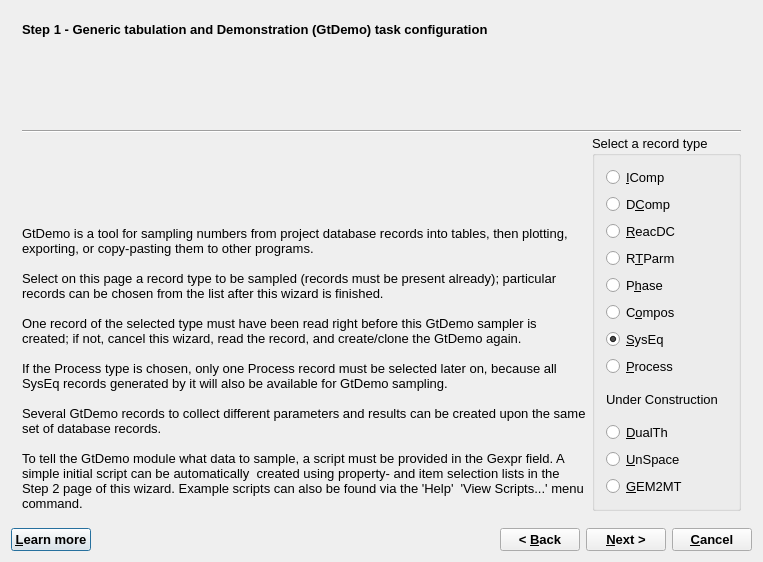
<?xml version="1.0" encoding="UTF-8"?>
<ui version="4.0">
 <class>GtDemoWizardData</class>
 <widget class="QDialog" name="GtDemoWizardData">
  <property name="windowModality">
   <enum>Qt::WindowModal</enum>
  </property>
  <property name="geometry">
   <rect>
    <x>0</x>
    <y>0</y>
    <width>763</width>
    <height>562</height>
   </rect>
  </property>
  <property name="font">
   <font>
    <pointsize>10</pointsize>
   </font>
  </property>
  <property name="windowTitle">
   <string>GEM-Selektor Proces</string>
  </property>
  <property name="modal">
   <bool>true</bool>
  </property>
  <layout class="QGridLayout" name="gridLayout_3">
   <item row="0" column="0" colspan="5">
    <widget class="QStackedWidget" name="stackedWidget">
     <property name="mouseTracking">
      <bool>false</bool>
     </property>
     <property name="acceptDrops">
      <bool>false</bool>
     </property>
     <property name="autoFillBackground">
      <bool>false</bool>
     </property>
     <property name="frameShape">
      <enum>QFrame::NoFrame</enum>
     </property>
     <property name="frameShadow">
      <enum>QFrame::Plain</enum>
     </property>
     <property name="currentIndex">
      <number>0</number>
     </property>
     <widget class="QWidget" name="page">
      <layout class="QGridLayout" name="gridLayout_2">
       <item row="0" column="0">
        <widget class="QLabel" name="pageName">
         <property name="sizePolicy">
          <sizepolicy hsizetype="Preferred" vsizetype="Fixed">
           <horstretch>0</horstretch>
           <verstretch>0</verstretch>
          </sizepolicy>
         </property>
         <property name="font">
          <font>
           <weight>75</weight>
           <bold>true</bold>
          </font>
         </property>
         <property name="text">
          <string>Step 1 - Generic tabulation and Demonstration (GtDemo) task configuration</string>
         </property>
        </widget>
       </item>
       <item row="1" column="0" rowspan="2" colspan="2">
        <widget class="Line" name="line">
         <property name="orientation">
          <enum>Qt::Horizontal</enum>
         </property>
        </widget>
       </item>
       <item row="3" column="0">
        <widget class="QLabel" name="textLabel10">
         <property name="sizePolicy">
          <sizepolicy hsizetype="Preferred" vsizetype="Preferred">
           <horstretch>0</horstretch>
           <verstretch>0</verstretch>
          </sizepolicy>
         </property>
         <property name="frameShape">
          <enum>QFrame::NoFrame</enum>
         </property>
         <property name="frameShadow">
          <enum>QFrame::Plain</enum>
         </property>
         <property name="text">
          <string>GtDemo is a tool for sampling numbers from project database records into tables, then plotting, exporting, or copy-pasting them to other programs. 

Select on this page a record type to be sampled (records must be present already); particular records can be chosen from the list after this wizard is finished.

One record of the selected type must have been read right before this GtDemo sampler is created; if not, cancel this wizard, read the record, and create/clone the GtDemo again.

If the Process type is chosen, only one Process record must be selected later on, because all  SysEq records generated by it will also be available for GtDemo sampling.

Several GtDemo records to collect different parameters and results can be created upon the same set of database records.

To tell the GtDemo module what data to sample, a script must be provided in the Gexpr field. A simple initial script can be automatically  created using property- and item selection lists in the Step 2 page of this wizard. Example scripts can also be found via the 'Help'  'View Scripts...' menu command.</string>
         </property>
         <property name="textFormat">
          <enum>Qt::AutoText</enum>
         </property>
         <property name="scaledContents">
          <bool>false</bool>
         </property>
         <property name="wordWrap">
          <bool>true</bool>
         </property>
         <property name="margin">
          <number>0</number>
         </property>
         <property name="openExternalLinks">
          <bool>false</bool>
         </property>
        </widget>
       </item>
       <item row="2" column="1" rowspan="2">
        <widget class="QGroupBox" name="groupBox_7">
         <property name="title">
          <string>Select a record type </string>
         </property>
         <layout class="QVBoxLayout">
          <item>
           <widget class="QRadioButton" name="psIC">
            <property name="text">
             <string>&amp;IComp</string>
            </property>
            <property name="shortcut">
             <string>Alt+I</string>
            </property>
            <property name="checked">
             <bool>false</bool>
            </property>
           </widget>
          </item>
          <item>
           <widget class="QRadioButton" name="psDC">
            <property name="text">
             <string>D&amp;Comp</string>
            </property>
            <property name="shortcut">
             <string>Alt+C</string>
            </property>
            <property name="checked">
             <bool>false</bool>
            </property>
           </widget>
          </item>
          <item>
           <widget class="QRadioButton" name="psRE">
            <property name="text">
             <string>&amp;ReacDC</string>
            </property>
            <property name="shortcut">
             <string>Alt+R</string>
            </property>
            <property name="checked">
             <bool>false</bool>
            </property>
           </widget>
          </item>
          <item>
           <widget class="QRadioButton" name="psRP">
            <property name="text">
             <string>R&amp;TParm</string>
            </property>
            <property name="shortcut">
             <string>Alt+T</string>
            </property>
            <property name="checked">
             <bool>false</bool>
            </property>
           </widget>
          </item>
          <item>
           <widget class="QRadioButton" name="psPH">
            <property name="text">
             <string>P&amp;hase</string>
            </property>
            <property name="shortcut">
             <string>Alt+H</string>
            </property>
            <property name="checked">
             <bool>false</bool>
            </property>
           </widget>
          </item>
          <item>
           <widget class="QRadioButton" name="psBC">
            <property name="text">
             <string>C&amp;ompos</string>
            </property>
            <property name="shortcut">
             <string>Alt+O</string>
            </property>
            <property name="checked">
             <bool>false</bool>
            </property>
           </widget>
          </item>
          <item>
           <widget class="QRadioButton" name="psST">
            <property name="text">
             <string>&amp;SysEq</string>
            </property>
            <property name="shortcut">
             <string>Alt+S</string>
            </property>
            <property name="checked">
             <bool>true</bool>
            </property>
           </widget>
          </item>
          <item>
           <widget class="QRadioButton" name="psPE">
            <property name="text">
             <string>&amp;Process</string>
            </property>
            <property name="shortcut">
             <string>Alt+P</string>
            </property>
           </widget>
          </item>
          <item>
           <widget class="QLabel" name="textLabel1_3">
            <property name="text">
             <string>Under Construction</string>
            </property>
            <property name="wordWrap">
             <bool>false</bool>
            </property>
           </widget>
          </item>
          <item>
           <widget class="QRadioButton" name="psUT">
            <property name="text">
             <string>&amp;DualTh</string>
            </property>
            <property name="shortcut">
             <string>Alt+D</string>
            </property>
           </widget>
          </item>
          <item>
           <widget class="QRadioButton" name="psPB">
            <property name="text">
             <string>&amp;UnSpace</string>
            </property>
            <property name="shortcut">
             <string>Alt+U</string>
            </property>
            <property name="checked">
             <bool>false</bool>
            </property>
           </widget>
          </item>
          <item>
           <widget class="QRadioButton" name="psTR">
            <property name="text">
             <string>&amp;GEM2MT</string>
            </property>
            <property name="shortcut">
             <string>Alt+G</string>
            </property>
           </widget>
          </item>
         </layout>
        </widget>
       </item>
      </layout>
     </widget>
     <widget class="QWidget" name="page_3">
      <layout class="QVBoxLayout" name="verticalLayout_2">
       <item>
        <widget class="QLabel" name="label_7">
         <property name="sizePolicy">
          <sizepolicy hsizetype="Preferred" vsizetype="Fixed">
           <horstretch>0</horstretch>
           <verstretch>0</verstretch>
          </sizepolicy>
         </property>
         <property name="font">
          <font>
           <weight>75</weight>
           <bold>true</bold>
          </font>
         </property>
         <property name="text">
          <string>Step 2 - Selection of items to sample/plot (to retain the old script, click 'Next' immediately)</string>
         </property>
        </widget>
       </item>
      </layout>
     </widget>
     <widget class="QWidget" name="page_2">
      <layout class="QVBoxLayout" name="verticalLayout_3">
       <item>
        <widget class="QLabel" name="label">
         <property name="sizePolicy">
          <sizepolicy hsizetype="Preferred" vsizetype="Fixed">
           <horstretch>0</horstretch>
           <verstretch>0</verstretch>
          </sizepolicy>
         </property>
         <property name="font">
          <font>
           <weight>75</weight>
           <bold>true</bold>
          </font>
         </property>
         <property name="text">
          <string>Step 3 - Important data object dimensions</string>
         </property>
        </widget>
       </item>
       <item>
        <widget class="Line" name="line_2">
         <property name="orientation">
          <enum>Qt::Horizontal</enum>
         </property>
        </widget>
       </item>
       <item>
        <widget class="QLabel" name="label_2">
         <property name="text">
          <string>Spin boxes below define the dynamic memory configuration of this GtDemo data sampler.

Optional 'gd_wc' vector and 'gQp' table can be allocated to store intermediate values used in the 'gExpr' sampling script for the data recalculation.

Optional 'xE', 'yE' arrays can be used to plot the experimental data over sampled values. </string>
         </property>
         <property name="wordWrap">
          <bool>true</bool>
         </property>
        </widget>
       </item>
       <item>
        <widget class="QGroupBox" name="groupBox_4">
         <property name="title">
          <string>Dimensions of sampled, intermediate, and experimental data</string>
         </property>
         <layout class="QGridLayout" name="gridLayout">
          <item row="0" column="0">
           <widget class="QSpinBox" name="pGraphY">
            <property name="sizePolicy">
             <sizepolicy hsizetype="Fixed" vsizetype="Fixed">
              <horstretch>0</horstretch>
              <verstretch>0</verstretch>
             </sizepolicy>
            </property>
            <property name="minimumSize">
             <size>
              <width>50</width>
              <height>0</height>
             </size>
            </property>
            <property name="minimum">
             <number>0</number>
            </property>
            <property name="maximum">
             <number>999</number>
            </property>
            <property name="value">
             <number>1</number>
            </property>
           </widget>
          </item>
          <item row="0" column="1">
           <widget class="QLabel" name="TextLabel1_2">
            <property name="text">
             <string>Number of columns in the 'y0' table (from 1 to 999) to keep the data sampled by the 'gExpr' math script. Number of rows in 'y0' table will correspond to the total number of sampled records.</string>
            </property>
            <property name="alignment">
             <set>Qt::AlignVCenter</set>
            </property>
            <property name="wordWrap">
             <bool>true</bool>
            </property>
            <property name="buddy">
             <cstring>pGraphY</cstring>
            </property>
           </widget>
          </item>
          <item row="1" column="0">
           <widget class="QSpinBox" name="pGraphX">
            <property name="sizePolicy">
             <sizepolicy hsizetype="Fixed" vsizetype="Fixed">
              <horstretch>0</horstretch>
              <verstretch>0</verstretch>
             </sizepolicy>
            </property>
            <property name="minimumSize">
             <size>
              <width>50</width>
              <height>0</height>
             </size>
            </property>
            <property name="minimum">
             <number>0</number>
            </property>
            <property name="maximum">
             <number>20</number>
            </property>
            <property name="value">
             <number>1</number>
            </property>
           </widget>
          </item>
          <item row="1" column="1">
           <widget class="QLabel" name="TextLabel1_3">
            <property name="text">
             <string>Number of columns in the 'x0' table (from 1 to 20) to keep the data sampled by the 'gExpr' math script. Number of rows in 'x0' table will correspond to the total number of sampled records.</string>
            </property>
            <property name="alignment">
             <set>Qt::AlignVCenter</set>
            </property>
            <property name="wordWrap">
             <bool>true</bool>
            </property>
            <property name="buddy">
             <cstring>pGraphY</cstring>
            </property>
           </widget>
          </item>
          <item row="2" column="0">
           <widget class="QSpinBox" name="pNwc">
            <property name="sizePolicy">
             <sizepolicy hsizetype="Fixed" vsizetype="Fixed">
              <horstretch>0</horstretch>
              <verstretch>0</verstretch>
             </sizepolicy>
            </property>
            <property name="minimumSize">
             <size>
              <width>50</width>
              <height>0</height>
             </size>
            </property>
            <property name="minimum">
             <number>0</number>
            </property>
            <property name="maximum">
             <number>999</number>
            </property>
            <property name="value">
             <number>1</number>
            </property>
           </widget>
          </item>
          <item row="2" column="1">
           <widget class="QLabel" name="TextLabel1">
            <property name="text">
             <string>Optional: number of cells in 'gd_wc' vector for intermediate data. Default: 0.</string>
            </property>
            <property name="alignment">
             <set>Qt::AlignVCenter</set>
            </property>
            <property name="wordWrap">
             <bool>true</bool>
            </property>
            <property name="buddy">
             <cstring>pNwc</cstring>
            </property>
           </widget>
          </item>
          <item row="3" column="0">
           <widget class="QSpinBox" name="pNqp">
            <property name="sizePolicy">
             <sizepolicy hsizetype="Fixed" vsizetype="Fixed">
              <horstretch>0</horstretch>
              <verstretch>0</verstretch>
             </sizepolicy>
            </property>
            <property name="minimumSize">
             <size>
              <width>50</width>
              <height>0</height>
             </size>
            </property>
            <property name="minimum">
             <number>0</number>
            </property>
            <property name="maximum">
             <number>20</number>
            </property>
            <property name="value">
             <number>0</number>
            </property>
           </widget>
          </item>
          <item row="3" column="1">
           <widget class="QLabel" name="TextLabel2">
            <property name="text">
             <string>Optional: Number of columns in 'gQp' table for intermediate data. Default: 0. Number of rows in 'gQp' table will correspond to the total number of sampled records.</string>
            </property>
            <property name="alignment">
             <set>Qt::AlignVCenter</set>
            </property>
            <property name="wordWrap">
             <bool>true</bool>
            </property>
            <property name="buddy">
             <cstring>pNqp</cstring>
            </property>
           </widget>
          </item>
          <item row="4" column="0">
           <widget class="QSpinBox" name="pELine">
            <property name="sizePolicy">
             <sizepolicy hsizetype="Fixed" vsizetype="Fixed">
              <horstretch>0</horstretch>
              <verstretch>0</verstretch>
             </sizepolicy>
            </property>
            <property name="minimumSize">
             <size>
              <width>50</width>
              <height>0</height>
             </size>
            </property>
            <property name="minimum">
             <number>0</number>
            </property>
            <property name="maximum">
             <number>100</number>
            </property>
           </widget>
          </item>
          <item row="4" column="1">
           <widget class="QLabel" name="TextLabel1_2_2">
            <property name="text">
             <string>Optional: Number of rows in 'xE', 'yE' arrays. Default: 0 (not allocated).</string>
            </property>
            <property name="alignment">
             <set>Qt::AlignVCenter</set>
            </property>
            <property name="wordWrap">
             <bool>true</bool>
            </property>
            <property name="buddy">
             <cstring>pELine</cstring>
            </property>
           </widget>
          </item>
          <item row="5" column="0">
           <widget class="QSpinBox" name="pECol">
            <property name="sizePolicy">
             <sizepolicy hsizetype="Fixed" vsizetype="Fixed">
              <horstretch>0</horstretch>
              <verstretch>0</verstretch>
             </sizepolicy>
            </property>
            <property name="minimumSize">
             <size>
              <width>50</width>
              <height>0</height>
             </size>
            </property>
            <property name="minimum">
             <number>0</number>
            </property>
            <property name="maximum">
             <number>10</number>
            </property>
            <property name="value">
             <number>1</number>
            </property>
           </widget>
          </item>
          <item row="5" column="1">
           <widget class="QLabel" name="TextLabel1_2_2_2">
            <property name="text">
             <string>Optional: Number of columns in 'yE' array. Default: 1.</string>
            </property>
            <property name="wordWrap">
             <bool>true</bool>
            </property>
            <property name="buddy">
             <cstring>pECol</cstring>
            </property>
           </widget>
          </item>
         </layout>
        </widget>
       </item>
       <item>
        <widget class="QLabel" name="label_4">
         <property name="text">
          <string/>
         </property>
         <property name="wordWrap">
          <bool>true</bool>
         </property>
        </widget>
       </item>
      </layout>
     </widget>
     <widget class="QWidget" name="page_4">
      <layout class="QVBoxLayout" name="verticalLayout_4">
       <item>
        <widget class="QLabel" name="label_3">
         <property name="sizePolicy">
          <sizepolicy hsizetype="Preferred" vsizetype="Fixed">
           <horstretch>0</horstretch>
           <verstretch>0</verstretch>
          </sizepolicy>
         </property>
         <property name="font">
          <font>
           <weight>75</weight>
           <bold>true</bold>
          </font>
         </property>
         <property name="text">
          <string>Step 4 - Final settings and comments</string>
         </property>
        </widget>
       </item>
       <item>
        <widget class="QGroupBox" name="groupBox_5">
         <property name="sizePolicy">
          <sizepolicy hsizetype="Preferred" vsizetype="Minimum">
           <horstretch>0</horstretch>
           <verstretch>0</verstretch>
          </sizepolicy>
         </property>
         <property name="title">
          <string>Optional</string>
         </property>
         <layout class="QHBoxLayout">
          <item>
           <widget class="QSpinBox" name="spinBox18">
            <property name="sizePolicy">
             <sizepolicy hsizetype="Fixed" vsizetype="Fixed">
              <horstretch>0</horstretch>
              <verstretch>0</verstretch>
             </sizepolicy>
            </property>
            <property name="maximum">
             <number>4</number>
            </property>
           </widget>
          </item>
          <item>
           <widget class="QLabel" name="textLabel11">
            <property name="sizePolicy">
             <sizepolicy hsizetype="Fixed" vsizetype="Preferred">
              <horstretch>0</horstretch>
              <verstretch>0</verstretch>
             </sizepolicy>
            </property>
            <property name="text">
             <string>Set here the number of links to SDref source data or bibliography records (default: 0)</string>
            </property>
            <property name="wordWrap">
             <bool>false</bool>
            </property>
            <property name="buddy">
             <cstring>spinBox18</cstring>
            </property>
           </widget>
          </item>
         </layout>
        </widget>
       </item>
       <item>
        <widget class="Line" name="line_4">
         <property name="orientation">
          <enum>Qt::Horizontal</enum>
         </property>
        </widget>
       </item>
       <item>
        <widget class="QGroupBox" name="groupBox">
         <property name="title">
          <string>Optional (only if Process simulation results will be sampled)</string>
         </property>
         <layout class="QVBoxLayout">
          <item>
           <widget class="QLabel" name="textLabel11_2">
            <property name="text">
             <string>Process record key (template) can be edited here</string>
            </property>
            <property name="alignment">
             <set>Qt::AlignBottom</set>
            </property>
            <property name="wordWrap">
             <bool>true</bool>
            </property>
            <property name="buddy">
             <cstring>lineEditProcesKey</cstring>
            </property>
           </widget>
          </item>
          <item>
           <widget class="QLineEdit" name="lineEditProcesKey">
            <property name="font">
             <font>
              <pointsize>12</pointsize>
             </font>
            </property>
            <property name="text">
             <string>*:*:*:*:*:*:*:*:</string>
            </property>
           </widget>
          </item>
         </layout>
        </widget>
       </item>
       <item>
        <widget class="QGroupBox" name="groupBox_6">
         <property name="title">
          <string>What will happen after you click &quot;Finish&quot;</string>
         </property>
         <layout class="QVBoxLayout" name="verticalLayout">
          <item>
           <widget class="QLabel" name="textLabel13">
            <property name="text">
             <string>1) If the above field contains a valid Process record key template, a list of available Process records will appear; there, select a desired one and click 'Ok'.</string>
            </property>
            <property name="alignment">
             <set>Qt::AlignVCenter</set>
            </property>
            <property name="wordWrap">
             <bool>true</bool>
            </property>
           </widget>
          </item>
          <item>
           <widget class="QLabel" name="textLabel12">
            <property name="text">
             <string>(2) In an appearing list of record keys, choose records to be sampled, or 'Select all' to sample all. After that, the 'Sampling' Page of GtDemo window will appear.</string>
            </property>
            <property name="alignment">
             <set>Qt::AlignVCenter</set>
            </property>
            <property name="wordWrap">
             <bool>true</bool>
            </property>
           </widget>
          </item>
          <item>
           <widget class="QLabel" name="textLabel14">
            <property name="text">
             <string>(3) Fill out 'GDname' and 'GDcom' comment lines; check/edit the 'gExpr' script, if needed. Example scripts are available via 'Help' 'View Scripts' menu command.</string>
            </property>
            <property name="alignment">
             <set>Qt::AlignVCenter</set>
            </property>
            <property name="wordWrap">
             <bool>true</bool>
            </property>
           </widget>
          </item>
          <item>
           <widget class="QLabel" name="textLabel15">
            <property name="text">
             <string>(4) Switch to 'Results' page, and click on 'Re-calculate' toolbar button to start reading of records and data sampling. When done, check axis and plot names, and click on 'Plot data...' button to see the Graph dialog.</string>
            </property>
            <property name="alignment">
             <set>Qt::AlignVCenter</set>
            </property>
            <property name="wordWrap">
             <bool>true</bool>
            </property>
           </widget>
          </item>
          <item>
           <widget class="QLabel" name="textLabel13_2">
            <property name="text">
             <string>(5) To plot experimental data over the sampled curves, close the Graph dialog; type or paste the data into arrays 'xE' and 'yE' on the 'Results' page; open the plot again and customize, if necessary.</string>
            </property>
            <property name="alignment">
             <set>Qt::AlignVCenter</set>
            </property>
            <property name="wordWrap">
             <bool>true</bool>
            </property>
           </widget>
          </item>
         </layout>
        </widget>
       </item>
      </layout>
     </widget>
    </widget>
   </item>
   <item row="1" column="0" rowspan="2">
    <widget class="QPushButton" name="pHelp">
     <property name="font">
      <font>
       <weight>75</weight>
       <bold>true</bold>
      </font>
     </property>
     <property name="text">
      <string>&amp;Learn more</string>
     </property>
     <property name="shortcut">
      <string>F1</string>
     </property>
    </widget>
   </item>
   <item row="2" column="1">
    <spacer name="sp_1">
     <property name="orientation">
      <enum>Qt::Horizontal</enum>
     </property>
     <property name="sizeHint" stdset="0">
      <size>
       <width>353</width>
       <height>20</height>
      </size>
     </property>
    </spacer>
   </item>
   <item row="1" column="2" rowspan="2">
    <widget class="QPushButton" name="pBack">
     <property name="font">
      <font>
       <weight>75</weight>
       <bold>true</bold>
      </font>
     </property>
     <property name="text">
      <string>&lt; &amp;Back</string>
     </property>
    </widget>
   </item>
   <item row="1" column="3" rowspan="2">
    <widget class="QPushButton" name="pNext">
     <property name="font">
      <font>
       <weight>75</weight>
       <bold>true</bold>
      </font>
     </property>
     <property name="text">
      <string>&amp;Next &gt;</string>
     </property>
    </widget>
   </item>
   <item row="1" column="4" rowspan="2">
    <widget class="QPushButton" name="pCancel">
     <property name="font">
      <font>
       <weight>75</weight>
       <bold>true</bold>
      </font>
     </property>
     <property name="text">
      <string>&amp;Cancel</string>
     </property>
    </widget>
   </item>
  </layout>
 </widget>
 <layoutdefault spacing="6" margin="11"/>
 <tabstops>
  <tabstop>psIC</tabstop>
  <tabstop>psDC</tabstop>
  <tabstop>psRE</tabstop>
  <tabstop>psRP</tabstop>
  <tabstop>psPH</tabstop>
  <tabstop>psBC</tabstop>
  <tabstop>psST</tabstop>
  <tabstop>psPE</tabstop>
  <tabstop>psUT</tabstop>
  <tabstop>psPB</tabstop>
  <tabstop>psTR</tabstop>
  <tabstop>pGraphY</tabstop>
  <tabstop>pNwc</tabstop>
  <tabstop>pNqp</tabstop>
  <tabstop>pELine</tabstop>
  <tabstop>pECol</tabstop>
  <tabstop>spinBox18</tabstop>
  <tabstop>lineEditProcesKey</tabstop>
  <tabstop>pHelp</tabstop>
  <tabstop>pBack</tabstop>
  <tabstop>pNext</tabstop>
  <tabstop>pCancel</tabstop>
 </tabstops>
 <resources/>
 <connections>
  <connection>
   <sender>pCancel</sender>
   <signal>clicked()</signal>
   <receiver>GtDemoWizardData</receiver>
   <slot>reject()</slot>
   <hints>
    <hint type="sourcelabel">
     <x>587</x>
     <y>518</y>
    </hint>
    <hint type="destinationlabel">
     <x>317</x>
     <y>270</y>
    </hint>
   </hints>
  </connection>
 </connections>
</ui>
